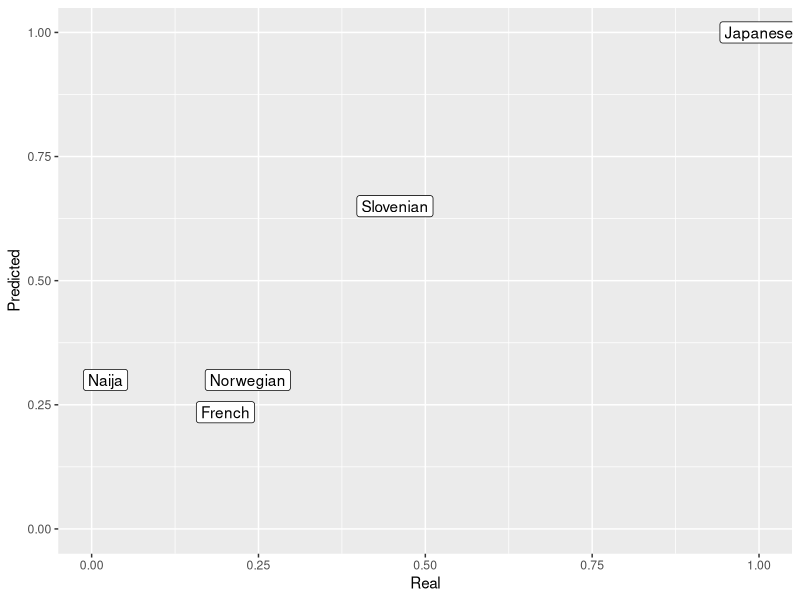

Recreate this plot in R.
library(tidyr)
library(dplyr)

spoken = read.csv("spoken.tsv", sep="\t")

library(ggplot2)

plot = ggplot(spoken, aes(x=OSSameSide_Real_Prob, y=OSSameSide)) + geom_label(aes(label=Language)) + xlim(0,1) + ylim(0,1) + xlab("Real") + ylab("Predicted")
ggsave(plot, file="spoken.pdf")


